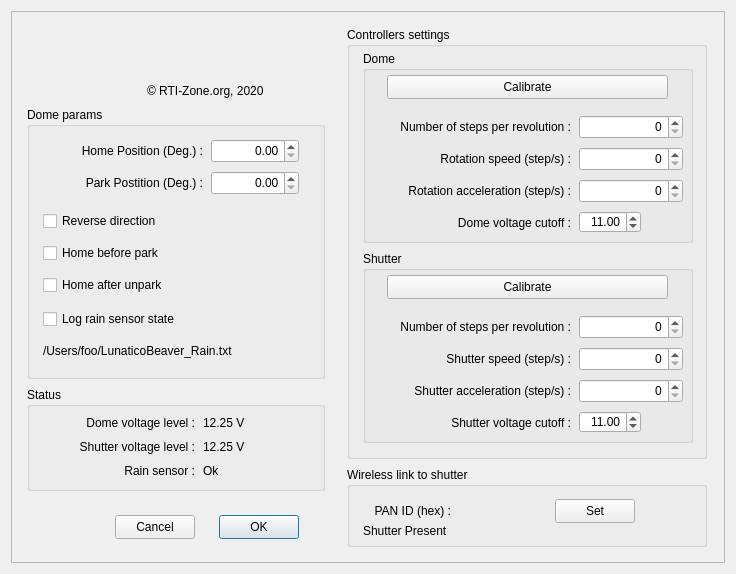
<?xml version="1.0" encoding="UTF-8"?>
<ui version="4.0">
 <class>X2Dome</class>
 <widget class="QDialog" name="X2Dome">
  <property name="geometry">
   <rect>
    <x>0</x>
    <y>0</y>
    <width>736</width>
    <height>574</height>
   </rect>
  </property>
  <property name="minimumSize">
   <size>
    <width>736</width>
    <height>574</height>
   </size>
  </property>
  <property name="maximumSize">
   <size>
    <width>736</width>
    <height>574</height>
   </size>
  </property>
  <property name="windowTitle">
   <string>Lunatico Beaver Dome controller settings</string>
  </property>
  <layout class="QVBoxLayout" name="verticalLayout_5">
   <item>
    <widget class="X2Form" name="X2Form">
     <property name="enabled">
      <bool>true</bool>
     </property>
     <property name="minimumSize">
      <size>
       <width>0</width>
       <height>0</height>
      </size>
     </property>
     <property name="maximumSize">
      <size>
       <width>1024</width>
       <height>1024</height>
      </size>
     </property>
     <property name="frameShape">
      <enum>QFrame::StyledPanel</enum>
     </property>
     <property name="frameShadow">
      <enum>QFrame::Raised</enum>
     </property>
     <property name="SerialPortName" stdset="0">
      <string/>
     </property>
     <widget class="QGroupBox" name="DomeParams">
      <property name="geometry">
       <rect>
        <x>16</x>
        <y>96</y>
        <width>298</width>
        <height>272</height>
       </rect>
      </property>
      <property name="title">
       <string>Dome params</string>
      </property>
      <widget class="QCheckBox" name="homeOnUnpark">
       <property name="geometry">
        <rect>
         <x>16</x>
         <y>168</y>
         <width>140</width>
         <height>20</height>
        </rect>
       </property>
       <property name="text">
        <string>Home after unpark</string>
       </property>
      </widget>
      <widget class="QCheckBox" name="needReverse">
       <property name="geometry">
        <rect>
         <x>16</x>
         <y>104</y>
         <width>132</width>
         <height>20</height>
        </rect>
       </property>
       <property name="text">
        <string>Reverse direction</string>
       </property>
      </widget>
      <widget class="QCheckBox" name="homeOnPark">
       <property name="geometry">
        <rect>
         <x>16</x>
         <y>136</y>
         <width>136</width>
         <height>20</height>
        </rect>
       </property>
       <property name="text">
        <string>Home before park</string>
       </property>
      </widget>
      <widget class="QLabel" name="label_2">
       <property name="geometry">
        <rect>
         <x>16</x>
         <y>32</y>
         <width>160</width>
         <height>24</height>
        </rect>
       </property>
       <property name="text">
        <string>Home Position (Deg.) :</string>
       </property>
       <property name="alignment">
        <set>Qt::AlignRight|Qt::AlignTrailing|Qt::AlignVCenter</set>
       </property>
      </widget>
      <widget class="QDoubleSpinBox" name="homePosition">
       <property name="geometry">
        <rect>
         <x>184</x>
         <y>32</y>
         <width>88</width>
         <height>24</height>
        </rect>
       </property>
       <property name="alignment">
        <set>Qt::AlignRight|Qt::AlignTrailing|Qt::AlignVCenter</set>
       </property>
       <property name="maximum">
        <double>359.990000000000009</double>
       </property>
      </widget>
      <widget class="QLabel" name="label_3">
       <property name="geometry">
        <rect>
         <x>32</x>
         <y>64</y>
         <width>144</width>
         <height>24</height>
        </rect>
       </property>
       <property name="text">
        <string>Park Postition (Deg.) :</string>
       </property>
       <property name="alignment">
        <set>Qt::AlignRight|Qt::AlignTrailing|Qt::AlignVCenter</set>
       </property>
      </widget>
      <widget class="QDoubleSpinBox" name="parkPosition">
       <property name="geometry">
        <rect>
         <x>184</x>
         <y>64</y>
         <width>88</width>
         <height>24</height>
        </rect>
       </property>
       <property name="alignment">
        <set>Qt::AlignRight|Qt::AlignTrailing|Qt::AlignVCenter</set>
       </property>
       <property name="maximum">
        <double>359.990000000000009</double>
       </property>
      </widget>
      <widget class="QLabel" name="filePath">
       <property name="geometry">
        <rect>
         <x>16</x>
         <y>232</y>
         <width>264</width>
         <height>24</height>
        </rect>
       </property>
       <property name="text">
        <string>/Users/foo/LunaticoBeaver_Rain.txt</string>
       </property>
       <property name="textInteractionFlags">
        <set>Qt::LinksAccessibleByMouse|Qt::TextSelectableByMouse</set>
       </property>
      </widget>
      <widget class="QCheckBox" name="checkBox">
       <property name="geometry">
        <rect>
         <x>16</x>
         <y>200</y>
         <width>192</width>
         <height>24</height>
        </rect>
       </property>
       <property name="text">
        <string>Log rain sensor state</string>
       </property>
      </widget>
     </widget>
     <widget class="QGroupBox" name="ControllerParams">
      <property name="geometry">
       <rect>
        <x>336</x>
        <y>16</y>
        <width>360</width>
        <height>432</height>
       </rect>
      </property>
      <property name="title">
       <string>Controllers settings</string>
      </property>
      <widget class="QGroupBox" name="groupBox">
       <property name="geometry">
        <rect>
         <x>16</x>
         <y>24</y>
         <width>330</width>
         <height>192</height>
        </rect>
       </property>
       <property name="title">
        <string>Dome</string>
       </property>
       <widget class="QLabel" name="label">
        <property name="geometry">
         <rect>
          <x>8</x>
          <y>64</y>
          <width>200</width>
          <height>24</height>
         </rect>
        </property>
        <property name="text">
         <string>Number of steps per revolution :</string>
        </property>
        <property name="alignment">
         <set>Qt::AlignRight|Qt::AlignTrailing|Qt::AlignVCenter</set>
        </property>
       </widget>
       <widget class="QLabel" name="label_9">
        <property name="geometry">
         <rect>
          <x>48</x>
          <y>96</y>
          <width>160</width>
          <height>24</height>
         </rect>
        </property>
        <property name="text">
         <string>Rotation speed (step/s) :</string>
        </property>
        <property name="alignment">
         <set>Qt::AlignRight|Qt::AlignTrailing|Qt::AlignVCenter</set>
        </property>
       </widget>
       <widget class="QLabel" name="label_10">
        <property name="geometry">
         <rect>
          <x>8</x>
          <y>128</y>
          <width>200</width>
          <height>24</height>
         </rect>
        </property>
        <property name="text">
         <string>Rotation acceleration (step/s) :</string>
        </property>
        <property name="alignment">
         <set>Qt::AlignRight|Qt::AlignTrailing|Qt::AlignVCenter</set>
        </property>
       </widget>
       <widget class="QSpinBox" name="ticksPerRev">
        <property name="geometry">
         <rect>
          <x>216</x>
          <y>64</y>
          <width>104</width>
          <height>24</height>
         </rect>
        </property>
        <property name="alignment">
         <set>Qt::AlignRight|Qt::AlignTrailing|Qt::AlignVCenter</set>
        </property>
        <property name="maximum">
         <number>999999999</number>
        </property>
       </widget>
       <widget class="QSpinBox" name="rotationSpeed">
        <property name="geometry">
         <rect>
          <x>216</x>
          <y>96</y>
          <width>104</width>
          <height>24</height>
         </rect>
        </property>
        <property name="alignment">
         <set>Qt::AlignRight|Qt::AlignTrailing|Qt::AlignVCenter</set>
        </property>
        <property name="maximum">
         <number>10000</number>
        </property>
       </widget>
       <widget class="QSpinBox" name="rotationAcceletation">
        <property name="geometry">
         <rect>
          <x>216</x>
          <y>128</y>
          <width>104</width>
          <height>24</height>
         </rect>
        </property>
        <property name="alignment">
         <set>Qt::AlignRight|Qt::AlignTrailing|Qt::AlignVCenter</set>
        </property>
        <property name="maximum">
         <number>999999999</number>
        </property>
       </widget>
       <widget class="QLabel" name="label_13">
        <property name="geometry">
         <rect>
          <x>56</x>
          <y>160</y>
          <width>152</width>
          <height>24</height>
         </rect>
        </property>
        <property name="text">
         <string>Dome voltage cutoff :</string>
        </property>
        <property name="alignment">
         <set>Qt::AlignRight|Qt::AlignTrailing|Qt::AlignVCenter</set>
        </property>
       </widget>
       <widget class="QDoubleSpinBox" name="lowRotBatCutOff">
        <property name="geometry">
         <rect>
          <x>216</x>
          <y>160</y>
          <width>62</width>
          <height>22</height>
         </rect>
        </property>
        <property name="alignment">
         <set>Qt::AlignRight|Qt::AlignTrailing|Qt::AlignVCenter</set>
        </property>
        <property name="value">
         <double>11.000000000000000</double>
        </property>
       </widget>
       <widget class="QPushButton" name="pushButton">
        <property name="geometry">
         <rect>
          <x>24</x>
          <y>24</y>
          <width>281</width>
          <height>24</height>
         </rect>
        </property>
        <property name="text">
         <string>Calibrate</string>
        </property>
       </widget>
      </widget>
      <widget class="QGroupBox" name="groupBox_2">
       <property name="geometry">
        <rect>
         <x>16</x>
         <y>224</y>
         <width>330</width>
         <height>192</height>
        </rect>
       </property>
       <property name="title">
        <string>Shutter</string>
       </property>
       <widget class="QSpinBox" name="ticksPerRev_2">
        <property name="geometry">
         <rect>
          <x>216</x>
          <y>64</y>
          <width>104</width>
          <height>24</height>
         </rect>
        </property>
        <property name="alignment">
         <set>Qt::AlignRight|Qt::AlignTrailing|Qt::AlignVCenter</set>
        </property>
        <property name="maximum">
         <number>999999999</number>
        </property>
       </widget>
       <widget class="QLabel" name="label_11">
        <property name="geometry">
         <rect>
          <x>48</x>
          <y>96</y>
          <width>160</width>
          <height>24</height>
         </rect>
        </property>
        <property name="text">
         <string>Shutter speed (step/s) :</string>
        </property>
        <property name="alignment">
         <set>Qt::AlignRight|Qt::AlignTrailing|Qt::AlignVCenter</set>
        </property>
       </widget>
       <widget class="QLabel" name="label_12">
        <property name="geometry">
         <rect>
          <x>8</x>
          <y>128</y>
          <width>200</width>
          <height>24</height>
         </rect>
        </property>
        <property name="text">
         <string>Shutter acceleration (step/s) :</string>
        </property>
        <property name="alignment">
         <set>Qt::AlignRight|Qt::AlignTrailing|Qt::AlignVCenter</set>
        </property>
       </widget>
       <widget class="QDoubleSpinBox" name="lowShutBatCutOff">
        <property name="geometry">
         <rect>
          <x>216</x>
          <y>160</y>
          <width>62</width>
          <height>22</height>
         </rect>
        </property>
        <property name="alignment">
         <set>Qt::AlignRight|Qt::AlignTrailing|Qt::AlignVCenter</set>
        </property>
        <property name="value">
         <double>11.000000000000000</double>
        </property>
       </widget>
       <widget class="QLabel" name="label_14">
        <property name="geometry">
         <rect>
          <x>56</x>
          <y>160</y>
          <width>152</width>
          <height>24</height>
         </rect>
        </property>
        <property name="text">
         <string>Shutter voltage cutoff :</string>
        </property>
        <property name="alignment">
         <set>Qt::AlignRight|Qt::AlignTrailing|Qt::AlignVCenter</set>
        </property>
       </widget>
       <widget class="QSpinBox" name="shutterSpeed">
        <property name="geometry">
         <rect>
          <x>216</x>
          <y>96</y>
          <width>104</width>
          <height>24</height>
         </rect>
        </property>
        <property name="alignment">
         <set>Qt::AlignRight|Qt::AlignTrailing|Qt::AlignVCenter</set>
        </property>
        <property name="maximum">
         <number>10000</number>
        </property>
       </widget>
       <widget class="QLabel" name="label_6">
        <property name="geometry">
         <rect>
          <x>8</x>
          <y>64</y>
          <width>200</width>
          <height>24</height>
         </rect>
        </property>
        <property name="text">
         <string>Number of steps per revolution :</string>
        </property>
        <property name="alignment">
         <set>Qt::AlignRight|Qt::AlignTrailing|Qt::AlignVCenter</set>
        </property>
       </widget>
       <widget class="QSpinBox" name="shutterAcceleration">
        <property name="geometry">
         <rect>
          <x>216</x>
          <y>128</y>
          <width>104</width>
          <height>24</height>
         </rect>
        </property>
        <property name="alignment">
         <set>Qt::AlignRight|Qt::AlignTrailing|Qt::AlignVCenter</set>
        </property>
        <property name="maximum">
         <number>999999999</number>
        </property>
       </widget>
       <widget class="QPushButton" name="pushButton_3">
        <property name="geometry">
         <rect>
          <x>24</x>
          <y>24</y>
          <width>281</width>
          <height>24</height>
         </rect>
        </property>
        <property name="text">
         <string>Calibrate</string>
        </property>
       </widget>
      </widget>
     </widget>
     <widget class="QLabel" name="label_logo">
      <property name="geometry">
       <rect>
        <x>40</x>
        <y>8</y>
        <width>78</width>
        <height>80</height>
       </rect>
      </property>
      <property name="text">
       <string/>
      </property>
      <property name="pixmap">
       <pixmap>Lunatico.png</pixmap>
      </property>
      <property name="alignment">
       <set>Qt::AlignCenter</set>
      </property>
      <property name="X2_PhotoFileName" stdset="0">
       <string>Lunatico.png</string>
      </property>
     </widget>
     <widget class="QPushButton" name="pushButtonCancel">
      <property name="geometry">
       <rect>
        <x>104</x>
        <y>504</y>
        <width>80</width>
        <height>24</height>
       </rect>
      </property>
      <property name="text">
       <string>Cancel</string>
      </property>
     </widget>
     <widget class="QPushButton" name="pushButtonOK">
      <property name="geometry">
       <rect>
        <x>208</x>
        <y>504</y>
        <width>80</width>
        <height>24</height>
       </rect>
      </property>
      <property name="text">
       <string>OK</string>
      </property>
      <property name="default">
       <bool>true</bool>
      </property>
     </widget>
     <widget class="QGroupBox" name="ControllerStatus">
      <property name="geometry">
       <rect>
        <x>16</x>
        <y>376</y>
        <width>298</width>
        <height>104</height>
       </rect>
      </property>
      <property name="title">
       <string>Status</string>
      </property>
      <widget class="QLabel" name="rainStatus">
       <property name="geometry">
        <rect>
         <x>176</x>
         <y>72</y>
         <width>96</width>
         <height>24</height>
        </rect>
       </property>
       <property name="text">
        <string>Ok</string>
       </property>
      </widget>
      <widget class="QLabel" name="label_7">
       <property name="geometry">
        <rect>
         <x>32</x>
         <y>24</y>
         <width>136</width>
         <height>24</height>
        </rect>
       </property>
       <property name="text">
        <string>Dome voltage level :</string>
       </property>
       <property name="alignment">
        <set>Qt::AlignRight|Qt::AlignTrailing|Qt::AlignVCenter</set>
       </property>
      </widget>
      <widget class="QLabel" name="shutterBatteryLevel">
       <property name="geometry">
        <rect>
         <x>176</x>
         <y>48</y>
         <width>56</width>
         <height>24</height>
        </rect>
       </property>
       <property name="text">
        <string>12.25 V</string>
       </property>
      </widget>
      <widget class="QLabel" name="label_8">
       <property name="geometry">
        <rect>
         <x>80</x>
         <y>72</y>
         <width>88</width>
         <height>24</height>
        </rect>
       </property>
       <property name="text">
        <string>Rain sensor :</string>
       </property>
       <property name="alignment">
        <set>Qt::AlignRight|Qt::AlignTrailing|Qt::AlignVCenter</set>
       </property>
      </widget>
      <widget class="QLabel" name="domeBatteryLevel">
       <property name="geometry">
        <rect>
         <x>176</x>
         <y>24</y>
         <width>56</width>
         <height>24</height>
        </rect>
       </property>
       <property name="text">
        <string>12.25 V</string>
       </property>
       <property name="alignment">
        <set>Qt::AlignLeading|Qt::AlignLeft|Qt::AlignVCenter</set>
       </property>
      </widget>
      <widget class="QLabel" name="label_5">
       <property name="geometry">
        <rect>
         <x>24</x>
         <y>48</y>
         <width>144</width>
         <height>24</height>
        </rect>
       </property>
       <property name="text">
        <string>Shutter voltage level :</string>
       </property>
       <property name="alignment">
        <set>Qt::AlignRight|Qt::AlignTrailing|Qt::AlignVCenter</set>
       </property>
      </widget>
     </widget>
     <widget class="QGroupBox" name="PanIDParams">
      <property name="geometry">
       <rect>
        <x>336</x>
        <y>456</y>
        <width>360</width>
        <height>80</height>
       </rect>
      </property>
      <property name="title">
       <string>Wireless link to shutter</string>
      </property>
      <widget class="QLabel" name="label_4">
       <property name="geometry">
        <rect>
         <x>8</x>
         <y>32</y>
         <width>96</width>
         <height>24</height>
        </rect>
       </property>
       <property name="text">
        <string>PAN ID (hex) :</string>
       </property>
       <property name="alignment">
        <set>Qt::AlignRight|Qt::AlignTrailing|Qt::AlignVCenter</set>
       </property>
      </widget>
      <widget class="QLabel" name="shutterPresent">
       <property name="geometry">
        <rect>
         <x>16</x>
         <y>56</y>
         <width>192</width>
         <height>16</height>
        </rect>
       </property>
       <property name="text">
        <string>Shutter Present</string>
       </property>
      </widget>
      <widget class="QPushButton" name="pushButton_2">
       <property name="geometry">
        <rect>
         <x>208</x>
         <y>32</y>
         <width>80</width>
         <height>24</height>
        </rect>
       </property>
       <property name="text">
        <string>Set</string>
       </property>
      </widget>
     </widget>
     <widget class="QLabel" name="label_logo_2">
      <property name="geometry">
       <rect>
        <x>144</x>
        <y>16</y>
        <width>128</width>
        <height>44</height>
       </rect>
      </property>
      <property name="text">
       <string/>
      </property>
      <property name="pixmap">
       <pixmap>NexDome.png</pixmap>
      </property>
      <property name="alignment">
       <set>Qt::AlignCenter</set>
      </property>
      <property name="X2_PhotoFileName" stdset="0">
       <string>NexDome.png</string>
      </property>
     </widget>
     <widget class="QLabel" name="label_15">
      <property name="geometry">
       <rect>
        <x>136</x>
        <y>72</y>
        <width>144</width>
        <height>16</height>
       </rect>
      </property>
      <property name="text">
       <string>© RTI-Zone.org, 2020</string>
      </property>
     </widget>
    </widget>
   </item>
  </layout>
 </widget>
 <customwidgets>
  <customwidget>
   <class>X2Form</class>
   <extends>QFrame</extends>
   <header>x2form.h</header>
   <container>1</container>
  </customwidget>
 </customwidgets>
 <resources/>
 <connections/>
 <designerdata>
  <property name="gridDeltaX">
   <number>8</number>
  </property>
  <property name="gridDeltaY">
   <number>8</number>
  </property>
  <property name="gridSnapX">
   <bool>true</bool>
  </property>
  <property name="gridSnapY">
   <bool>true</bool>
  </property>
  <property name="gridVisible">
   <bool>true</bool>
  </property>
 </designerdata>
</ui>
